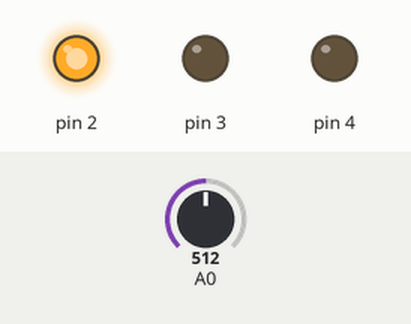
This sketch was run on a simulated Arduino Uno, built with avr-gcc and run on an emulated ATmega328P. Shown: output pins drawn as LEDs (lit = HIGH). Inputs (shaded band) come from the test bench; at power-on: A0 = 512. What the sketch prints to the serial monitor is not drawn.

Above: at 0.1 s.
At 0.6 s:
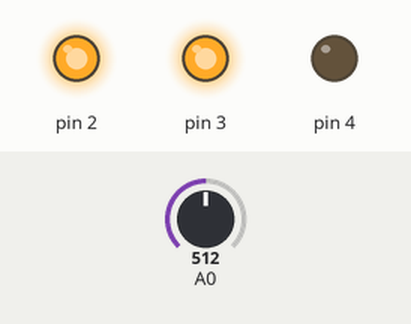
At 1.1 s:
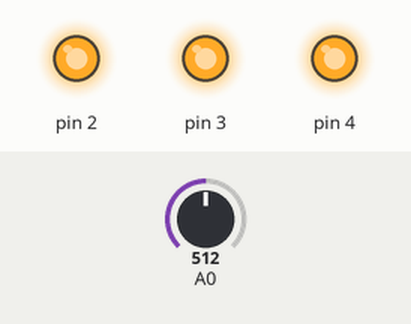
At 1.6 s:
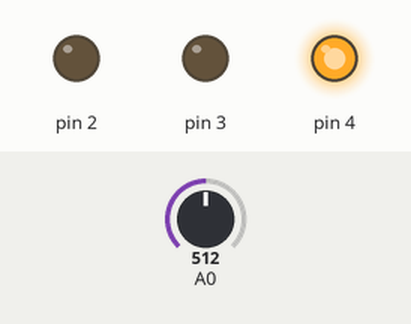
Timing chart, 0 to 3.1 s (numbered marks = the images above):
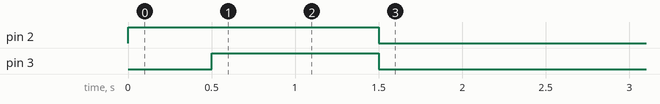

Measured:
- by itself, pin 2, pin 3: HIGH → LOW at 1.5 s

The sketch:

Lie_Detector_Code__Arduino_File_.ino
```cpp
void setup()
{
  // Calling for tbe use of serial input/output and Setting the desired communication speed = 9600 baud.
  // Baud is a measure of the number of bits transmitted per second.
  // 9600 baud rate ~ 1000 characters per second.
  Serial.begin(9600);

  // Setting the digital pins for the output(LEDs)
  pinMode(2, OUTPUT);
  pinMode(3, OUTPUT);
  pinMode(4, OUTPUT);

  // Setting each LED once as turned on
  digitalWrite(2, HIGH);
  delay(500);               // wait for 500 ms
  digitalWrite(3, HIGH);
  delay(500);               // wait for 500 ms
  digitalWrite(4, HIGH);
  delay(500);               // wait for 500 ms
}

void loop()
{
  // lie detected (higher conductivity observed)
  if(analogRead(A0) > 3)
  {
    digitalWrite(4, HIGH);

    digitalWrite(2, LOW);

    digitalWrite(3, LOW);
  }

  // neutral case (slightly higher than the normal conductivity but not that high to conclude that the subject is lying)
  else if(analogRead(A0) > 2)
  {
    digitalWrite(3, HIGH);

    digitalWrite(2, LOW);

    digitalWrite(4, LOW);
  }

  // truth proven (normal conductivity observed)
  else
  {
    digitalWrite(2, HIGH);

    digitalWrite(3, LOW);

    digitalWrite(4, LOW);
  }

  // printing the analogRead data to the serial port as human readable ASCII text.
  Serial.println(analogRead(A0));
  // wait for 20 ms
  delay(20);
}
```
